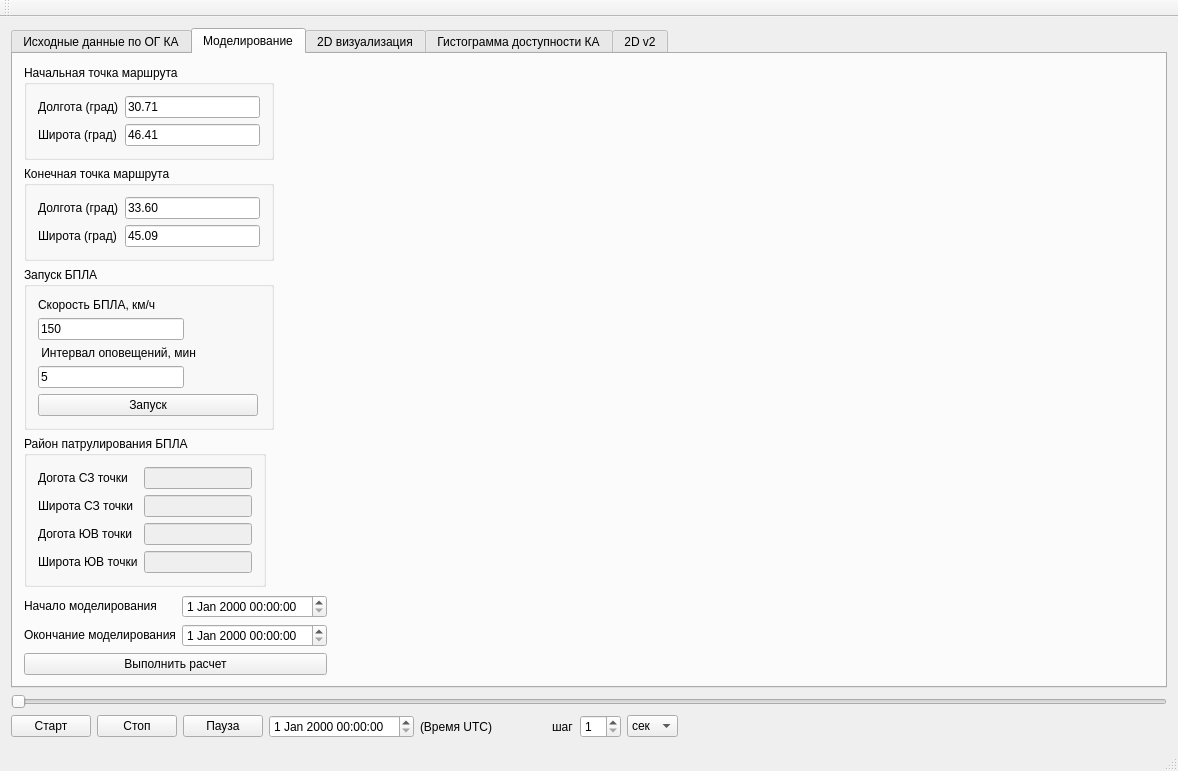
<?xml version="1.0" encoding="UTF-8"?>
<ui version="4.0">
 <class>MainWindow</class>
 <widget class="QMainWindow" name="MainWindow">
  <property name="geometry">
   <rect>
    <x>0</x>
    <y>0</y>
    <width>1178</width>
    <height>764</height>
   </rect>
  </property>
  <property name="windowTitle">
   <string>MainWindow</string>
  </property>
  <widget class="QWidget" name="centralWidget">
   <layout class="QVBoxLayout" name="verticalLayout_4">
    <item>
     <widget class="QTabWidget" name="tabWidget">
      <property name="currentIndex">
       <number>1</number>
      </property>
      <widget class="COrbInput" name="tab_orbInput">
       <attribute name="title">
        <string>Исходные данные по ОГ КА</string>
       </attribute>
      </widget>
      <widget class="QWidget" name="tab_2">
       <attribute name="title">
        <string>Моделирование</string>
       </attribute>
       <layout class="QGridLayout" name="gridLayout_12">
        <item row="0" column="0">
         <layout class="QGridLayout" name="gridLayout_3">
          <item row="1" column="0">
           <widget class="QGroupBox" name="groupBox_5">
            <property name="sizePolicy">
             <sizepolicy hsizetype="Fixed" vsizetype="Fixed">
              <horstretch>0</horstretch>
              <verstretch>0</verstretch>
             </sizepolicy>
            </property>
            <property name="minimumSize">
             <size>
              <width>250</width>
              <height>0</height>
             </size>
            </property>
            <property name="title">
             <string>Конечная точка маршрута</string>
            </property>
            <layout class="QGridLayout" name="gridLayout_9">
             <item row="0" column="1">
              <widget class="QLineEdit" name="BPLA_lon_fin">
               <property name="text">
                <string>33.60</string>
               </property>
              </widget>
             </item>
             <item row="1" column="0">
              <widget class="QLabel" name="label_11">
               <property name="text">
                <string>Широта (град)</string>
               </property>
              </widget>
             </item>
             <item row="1" column="1">
              <widget class="QLineEdit" name="BPLA_lat_fin">
               <property name="text">
                <string>45.09</string>
               </property>
              </widget>
             </item>
             <item row="0" column="0">
              <widget class="QLabel" name="label_12">
               <property name="text">
                <string>Долгота (град)</string>
               </property>
              </widget>
             </item>
            </layout>
           </widget>
          </item>
          <item row="6" column="0">
           <layout class="QGridLayout" name="gridLayout_2">
            <item row="1" column="1">
             <widget class="QDateTimeEdit" name="dateTimeEdit_end">
              <property name="sizePolicy">
               <sizepolicy hsizetype="Fixed" vsizetype="Fixed">
                <horstretch>0</horstretch>
                <verstretch>0</verstretch>
               </sizepolicy>
              </property>
             </widget>
            </item>
            <item row="1" column="0">
             <widget class="QLabel" name="label_2">
              <property name="sizePolicy">
               <sizepolicy hsizetype="Fixed" vsizetype="Fixed">
                <horstretch>0</horstretch>
                <verstretch>0</verstretch>
               </sizepolicy>
              </property>
              <property name="text">
               <string>Окончание моделирования</string>
              </property>
             </widget>
            </item>
            <item row="0" column="0">
             <widget class="QLabel" name="label">
              <property name="sizePolicy">
               <sizepolicy hsizetype="Fixed" vsizetype="Fixed">
                <horstretch>0</horstretch>
                <verstretch>0</verstretch>
               </sizepolicy>
              </property>
              <property name="text">
               <string>Начало моделирования</string>
              </property>
             </widget>
            </item>
            <item row="0" column="1">
             <widget class="QDateTimeEdit" name="dateTimeEdit_begin">
              <property name="sizePolicy">
               <sizepolicy hsizetype="Fixed" vsizetype="Fixed">
                <horstretch>0</horstretch>
                <verstretch>0</verstretch>
               </sizepolicy>
              </property>
             </widget>
            </item>
            <item row="2" column="0" colspan="2">
             <widget class="QPushButton" name="pushButton_Run">
              <property name="text">
               <string>Выполнить расчет</string>
              </property>
             </widget>
            </item>
           </layout>
          </item>
          <item row="0" column="1" rowspan="7" colspan="2">
           <widget class="ASDScene3D" name="m_scene2" native="true">
            <property name="sizePolicy">
             <sizepolicy hsizetype="Expanding" vsizetype="Expanding">
              <horstretch>0</horstretch>
              <verstretch>0</verstretch>
             </sizepolicy>
            </property>
           </widget>
          </item>
          <item row="2" column="0" rowspan="2" colspan="2">
           <widget class="QGroupBox" name="groupBox_7">
            <property name="sizePolicy">
             <sizepolicy hsizetype="Fixed" vsizetype="Fixed">
              <horstretch>0</horstretch>
              <verstretch>0</verstretch>
             </sizepolicy>
            </property>
            <property name="minimumSize">
             <size>
              <width>250</width>
              <height>0</height>
             </size>
            </property>
            <property name="title">
             <string>Запуск БПЛА</string>
            </property>
            <layout class="QVBoxLayout" name="verticalLayout_5">
             <item>
              <widget class="QLabel" name="label_18">
               <property name="sizePolicy">
                <sizepolicy hsizetype="Fixed" vsizetype="Preferred">
                 <horstretch>0</horstretch>
                 <verstretch>0</verstretch>
                </sizepolicy>
               </property>
               <property name="text">
                <string>Скорость БПЛА, км/ч</string>
               </property>
              </widget>
             </item>
             <item>
              <widget class="QLineEdit" name="BPLA_speed">
               <property name="enabled">
                <bool>true</bool>
               </property>
               <property name="sizePolicy">
                <sizepolicy hsizetype="Fixed" vsizetype="Fixed">
                 <horstretch>0</horstretch>
                 <verstretch>0</verstretch>
                </sizepolicy>
               </property>
               <property name="minimumSize">
                <size>
                 <width>146</width>
                 <height>0</height>
                </size>
               </property>
               <property name="maximumSize">
                <size>
                 <width>16777215</width>
                 <height>16777145</height>
                </size>
               </property>
               <property name="text">
                <string>150</string>
               </property>
              </widget>
             </item>
             <item>
              <widget class="QLabel" name="label_4">
               <property name="sizePolicy">
                <sizepolicy hsizetype="Fixed" vsizetype="Preferred">
                 <horstretch>0</horstretch>
                 <verstretch>0</verstretch>
                </sizepolicy>
               </property>
               <property name="text">
                <string> Интервал оповещений, мин</string>
               </property>
              </widget>
             </item>
             <item>
              <widget class="QLineEdit" name="info_period">
               <property name="sizePolicy">
                <sizepolicy hsizetype="Fixed" vsizetype="Fixed">
                 <horstretch>0</horstretch>
                 <verstretch>0</verstretch>
                </sizepolicy>
               </property>
               <property name="minimumSize">
                <size>
                 <width>146</width>
                 <height>0</height>
                </size>
               </property>
               <property name="maximumSize">
                <size>
                 <width>16777215</width>
                 <height>16777145</height>
                </size>
               </property>
               <property name="text">
                <string>5</string>
               </property>
              </widget>
             </item>
             <item>
              <widget class="QPushButton" name="runBPLA">
               <property name="sizePolicy">
                <sizepolicy hsizetype="Fixed" vsizetype="Fixed">
                 <horstretch>0</horstretch>
                 <verstretch>0</verstretch>
                </sizepolicy>
               </property>
               <property name="minimumSize">
                <size>
                 <width>220</width>
                 <height>0</height>
                </size>
               </property>
               <property name="text">
                <string>Запуск</string>
               </property>
              </widget>
             </item>
            </layout>
           </widget>
          </item>
          <item row="4" column="0">
           <widget class="QGroupBox" name="groupBox_6">
            <property name="sizePolicy">
             <sizepolicy hsizetype="Fixed" vsizetype="Fixed">
              <horstretch>250</horstretch>
              <verstretch>0</verstretch>
             </sizepolicy>
            </property>
            <property name="title">
             <string>Район патрулирования БПЛА</string>
            </property>
            <layout class="QGridLayout" name="gridLayout_10">
             <item row="2" column="1">
              <widget class="QLineEdit" name="lineEdit_13">
               <property name="enabled">
                <bool>false</bool>
               </property>
               <property name="sizePolicy">
                <sizepolicy hsizetype="Fixed" vsizetype="Fixed">
                 <horstretch>0</horstretch>
                 <verstretch>0</verstretch>
                </sizepolicy>
               </property>
              </widget>
             </item>
             <item row="3" column="0">
              <widget class="QLabel" name="label_14">
               <property name="sizePolicy">
                <sizepolicy hsizetype="Expanding" vsizetype="Preferred">
                 <horstretch>0</horstretch>
                 <verstretch>0</verstretch>
                </sizepolicy>
               </property>
               <property name="text">
                <string>Широта ЮВ точки</string>
               </property>
              </widget>
             </item>
             <item row="0" column="0">
              <widget class="QLabel" name="label_16">
               <property name="text">
                <string>Догота СЗ точки</string>
               </property>
              </widget>
             </item>
             <item row="1" column="0">
              <widget class="QLabel" name="label_15">
               <property name="sizePolicy">
                <sizepolicy hsizetype="Expanding" vsizetype="Preferred">
                 <horstretch>0</horstretch>
                 <verstretch>0</verstretch>
                </sizepolicy>
               </property>
               <property name="text">
                <string>Широта СЗ точки</string>
               </property>
              </widget>
             </item>
             <item row="2" column="0">
              <widget class="QLabel" name="label_13">
               <property name="text">
                <string>Догота ЮВ точки</string>
               </property>
              </widget>
             </item>
             <item row="3" column="1">
              <widget class="QLineEdit" name="lineEdit_16">
               <property name="enabled">
                <bool>false</bool>
               </property>
               <property name="sizePolicy">
                <sizepolicy hsizetype="Fixed" vsizetype="Fixed">
                 <horstretch>0</horstretch>
                 <verstretch>0</verstretch>
                </sizepolicy>
               </property>
               <property name="maximumSize">
                <size>
                 <width>16777215</width>
                 <height>16777145</height>
                </size>
               </property>
              </widget>
             </item>
             <item row="1" column="1">
              <widget class="QLineEdit" name="lineEdit_14">
               <property name="enabled">
                <bool>false</bool>
               </property>
               <property name="sizePolicy">
                <sizepolicy hsizetype="Fixed" vsizetype="Fixed">
                 <horstretch>0</horstretch>
                 <verstretch>0</verstretch>
                </sizepolicy>
               </property>
               <property name="maximumSize">
                <size>
                 <width>16777215</width>
                 <height>16777145</height>
                </size>
               </property>
              </widget>
             </item>
             <item row="0" column="1">
              <widget class="QLineEdit" name="lineEdit_15">
               <property name="enabled">
                <bool>false</bool>
               </property>
               <property name="sizePolicy">
                <sizepolicy hsizetype="Fixed" vsizetype="Fixed">
                 <horstretch>0</horstretch>
                 <verstretch>0</verstretch>
                </sizepolicy>
               </property>
              </widget>
             </item>
            </layout>
           </widget>
          </item>
          <item row="0" column="0">
           <widget class="QGroupBox" name="groupBox_8">
            <property name="sizePolicy">
             <sizepolicy hsizetype="Fixed" vsizetype="Fixed">
              <horstretch>0</horstretch>
              <verstretch>0</verstretch>
             </sizepolicy>
            </property>
            <property name="minimumSize">
             <size>
              <width>250</width>
              <height>0</height>
             </size>
            </property>
            <property name="title">
             <string>Начальная точка маршрута</string>
            </property>
            <layout class="QGridLayout" name="gridLayout_11">
             <item row="0" column="0">
              <widget class="QLabel" name="label_19">
               <property name="text">
                <string>Долгота (град)</string>
               </property>
              </widget>
             </item>
             <item row="1" column="0">
              <widget class="QLabel" name="label_20">
               <property name="text">
                <string>Широта (град)</string>
               </property>
              </widget>
             </item>
             <item row="1" column="1">
              <widget class="QLineEdit" name="BPLA_lat_0">
               <property name="text">
                <string>46.41</string>
               </property>
              </widget>
             </item>
             <item row="0" column="1">
              <widget class="QLineEdit" name="BPLA_lon_0">
               <property name="text">
                <string>30.71</string>
               </property>
              </widget>
             </item>
            </layout>
           </widget>
          </item>
          <item row="5" column="0">
           <spacer name="verticalSpacer">
            <property name="orientation">
             <enum>Qt::Vertical</enum>
            </property>
            <property name="sizeHint" stdset="0">
             <size>
              <width>20</width>
              <height>40</height>
             </size>
            </property>
           </spacer>
          </item>
         </layout>
        </item>
       </layout>
      </widget>
      <widget class="Formscene" name="vis2D">
       <attribute name="title">
        <string>2D визуализация</string>
       </attribute>
      </widget>
      <widget class="QWidget" name="s">
       <property name="enabled">
        <bool>true</bool>
       </property>
       <attribute name="title">
        <string>Гистограмма доступности КА</string>
       </attribute>
       <layout class="QGridLayout" name="gridLayout_4">
        <item row="1" column="0" colspan="2">
         <layout class="QHBoxLayout" name="horizontalLayout_2">
          <item>
           <widget class="QPushButton" name="pushButton">
            <property name="text">
             <string>PushButton</string>
            </property>
           </widget>
          </item>
         </layout>
        </item>
        <item row="0" column="1">
         <layout class="QVBoxLayout" name="verticalLayout_2">
          <item>
           <widget class="CPlotGistogram" name="widget" native="true"/>
          </item>
         </layout>
        </item>
        <item row="0" column="0">
         <layout class="QGridLayout" name="gridLayout">
          <item row="0" column="0">
           <widget class="QTableWidget" name="tableWidget">
            <property name="rowCount">
             <number>1</number>
            </property>
            <property name="columnCount">
             <number>2</number>
            </property>
            <row/>
            <column/>
            <column/>
           </widget>
          </item>
         </layout>
        </item>
       </layout>
      </widget>
      <widget class="QWidget" name="tab">
       <attribute name="title">
        <string>2D v2</string>
       </attribute>
       <layout class="QVBoxLayout" name="verticalLayout_3">
        <item>
         <layout class="QGridLayout" name="gridLayout_6">
          <property name="sizeConstraint">
           <enum>QLayout::SetFixedSize</enum>
          </property>
          <item row="0" column="0">
           <spacer name="verticalSpacer_2">
            <property name="orientation">
             <enum>Qt::Vertical</enum>
            </property>
            <property name="sizeHint" stdset="0">
             <size>
              <width>20</width>
              <height>40</height>
             </size>
            </property>
           </spacer>
          </item>
         </layout>
        </item>
        <item>
         <layout class="QHBoxLayout" name="horizontalLayout_4">
          <item>
           <widget class="QLabel" name="label_6">
            <property name="text">
             <string/>
            </property>
           </widget>
          </item>
          <item>
           <widget class="QLabel" name="label_5">
            <property name="maximumSize">
             <size>
              <width>16777186</width>
              <height>16777215</height>
             </size>
            </property>
            <property name="layoutDirection">
             <enum>Qt::LeftToRight</enum>
            </property>
            <property name="text">
             <string/>
            </property>
            <property name="alignment">
             <set>Qt::AlignRight|Qt::AlignTrailing|Qt::AlignVCenter</set>
            </property>
           </widget>
          </item>
         </layout>
        </item>
       </layout>
      </widget>
     </widget>
    </item>
    <item>
     <widget class="QSlider" name="horizontalSlider">
      <property name="orientation">
       <enum>Qt::Horizontal</enum>
      </property>
     </widget>
    </item>
    <item>
     <layout class="QHBoxLayout" name="horizontalLayout">
      <item>
       <widget class="QPushButton" name="m_startAction">
        <property name="text">
         <string>Старт</string>
        </property>
       </widget>
      </item>
      <item>
       <widget class="QPushButton" name="m_stopAction">
        <property name="text">
         <string>Стоп</string>
        </property>
       </widget>
      </item>
      <item>
       <widget class="QPushButton" name="m_pauseAction">
        <property name="text">
         <string>Пауза</string>
        </property>
       </widget>
      </item>
      <item>
       <widget class="QDateTimeEdit" name="dateTimeEdit_curr"/>
      </item>
      <item>
       <widget class="QLabel" name="label_3">
        <property name="text">
         <string>(Время UTC)                </string>
        </property>
       </widget>
      </item>
      <item>
       <widget class="QLabel" name="label_21">
        <property name="text">
         <string>шаг</string>
        </property>
       </widget>
      </item>
      <item>
       <widget class="QSpinBox" name="spinBox_step">
        <property name="minimum">
         <number>1</number>
        </property>
        <property name="maximum">
         <number>60</number>
        </property>
       </widget>
      </item>
      <item>
       <widget class="QComboBox" name="comboBox_step">
        <item>
         <property name="text">
          <string>сек</string>
         </property>
        </item>
        <item>
         <property name="text">
          <string>мин</string>
         </property>
        </item>
        <item>
         <property name="text">
          <string>час</string>
         </property>
        </item>
       </widget>
      </item>
      <item>
       <spacer name="horizontalSpacer">
        <property name="orientation">
         <enum>Qt::Horizontal</enum>
        </property>
        <property name="sizeHint" stdset="0">
         <size>
          <width>40</width>
          <height>20</height>
         </size>
        </property>
       </spacer>
      </item>
     </layout>
    </item>
   </layout>
  </widget>
  <widget class="QMenuBar" name="menuBar">
   <property name="geometry">
    <rect>
     <x>0</x>
     <y>0</y>
     <width>1178</width>
     <height>21</height>
    </rect>
   </property>
  </widget>
  <widget class="QToolBar" name="mainToolBar">
   <attribute name="toolBarArea">
    <enum>TopToolBarArea</enum>
   </attribute>
   <attribute name="toolBarBreak">
    <bool>false</bool>
   </attribute>
  </widget>
  <widget class="QStatusBar" name="statusBar"/>
 </widget>
 <layoutdefault spacing="6" margin="11"/>
 <customwidgets>
  <customwidget>
   <class>COrbInput</class>
   <extends>QWidget</extends>
   <header>orbinput.h</header>
   <container>1</container>
  </customwidget>
  <customwidget>
   <class>ASDScene3D</class>
   <extends>QWidget</extends>
   <header>gui3D/scene3d.h</header>
   <container>1</container>
  </customwidget>
  <customwidget>
   <class>Formscene</class>
   <extends>QWidget</extends>
   <header>formscene.h</header>
   <container>1</container>
  </customwidget>
  <customwidget>
   <class>CPlotGistogram</class>
   <extends>QWidget</extends>
   <header>plotgistogram.h</header>
   <container>1</container>
  </customwidget>
 </customwidgets>
 <tabstops>
  <tabstop>m_startAction</tabstop>
  <tabstop>tabWidget</tabstop>
 </tabstops>
 <resources/>
 <connections/>
</ui>
